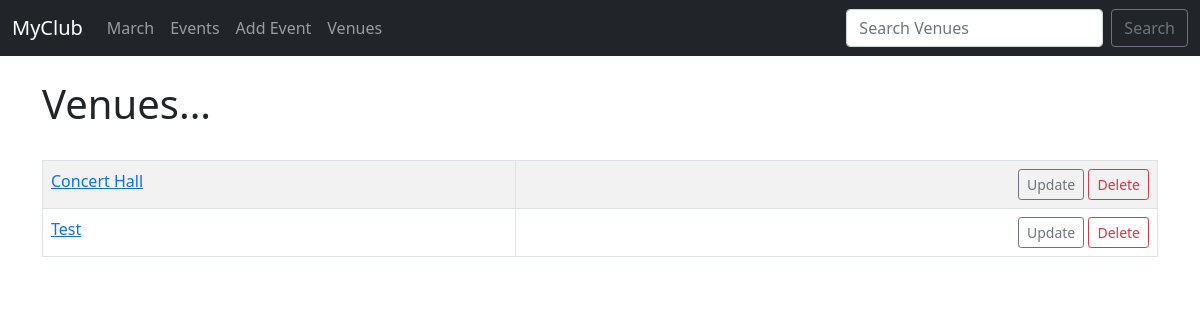
Page /list_venues on the earlier database version.
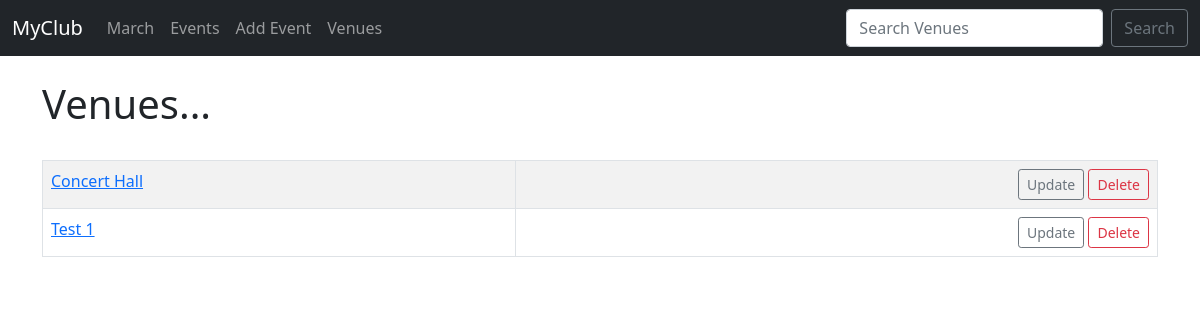
Same page on the later database version.
### events/models.py (models this page shows)
class Venue(models.Model):
    name = models.CharField('Venue Name', max_length=120)
    adress = models.CharField(max_length=300)
    zip_code = models.CharField('Zip Code', max_length=15)
    phone = models.CharField('Contact Phone', max_length=25, blank=True)
    web = models.URLField('Website Address', blank=True)
    email_adress = models.EmailField('Email Adress', blank=True)
    def __str__(self):
        return self.name

### events/views.py (the view)
# urls.py: path('list_venues', views.list_venues, name='list-venues'),
def list_venues(request):
    venue_list = Venue.objects.all()
    return render(request, 'events/venue.html',
        {'venue_list': venue_list})

### events/templates/events/venue.html
{% extends 'events/base.html' %}
{% block content %}
    <h1>Venues...</h1>
<br />
<table class='table table-striped table-hover table-bordered'>
    {% for venue in venue_list %}
        <tr>
            <td>
                <a href="{% url 'show-venue' venue.id %}">{{ venue }} </a><br />
            </td>
            <td align="right">
                <a href="{% url 'update-venue' venue.id %}" class="btn btn-outline-secondary btn-sm">Update</a>
                <a href="{% url 'delete-venue' venue.id %}" class="btn btn-outline-danger btn-sm">Delete</a>
            </td>
        </tr>
    {% endfor %}
</table>
{% endblock %}

Differences in the rows shown:
changed Venue: name "Test" → "Test 1"
